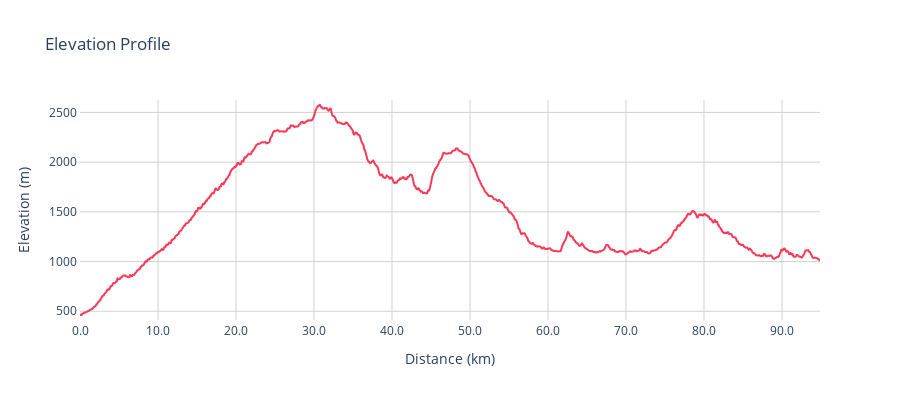

Notebook code cell kept with this figure:
### Markdown cell above
## Elevation profile

### Code cell
# Create the plot
fig = px.line(
    x=df['cum_distance_3d_km'],
    y=df['elevation'],
    title='Elevation Profile',
    labels={
        'x': 'Distance (km)',
        'y': 'Elevation (m)'
    }
)

fig.update_traces(
    line_color=colors['main'],
    line_width=2,
    fill='tonexty',
    fillcolor=f"rgba{tuple(int(colors['main'].lstrip('#')[i:i+2], 16) for i in (0, 2, 4)) + (0.1,)}",
    mode='lines',
)

fig.update_layout(
    showlegend=False,
    plot_bgcolor='white',
    width=900,
    height=400,
    hoverdistance=100,     # Maximum distance to show hover effect
    spikedistance=100,     # Maximum distance to show spike
    yaxis=dict(
        range=[df['elevation'].min() - 50, df['elevation'].max() + 50],
        tickformat='.0f',  # Format y-axis ticks to 1 decimal place
        showline=True,
        showgrid=True,
        gridcolor='lightgrey',
        showspikes=True,         # Show spike line
        spikecolor=colors['main'],
        spikesnap='data',      # Spike snaps to data points
        spikemode='across',      # Spike goes across the plot
        spikethickness=1
    ),
    xaxis=dict(
        tickformat='.1f',  # Format x-axis ticks to 2 decimal places
        showline=True,
        showgrid=True,
        gridcolor='lightgrey',
        spikemode='across',
        spikesnap='data',
        spikethickness=1,
        spikecolor=colors['main']
    ),
    yaxis_title='Elevation (m)',
    xaxis_title='Distance (km)',
)

fig.show()

### Figure 1 — Plotly figure (JSON) as saved in the notebook; plotly's stock layout.template omitted (floating-point values rounded to 4 significant figures; data arrays with more than 128 entries replaced by an {"elided": "..."} marker saying what was removed)
{"data": [{"fill": "tonexty", "fillcolor": "rgba(245, 59, 87, 0.1)", "hovertemplate": "Distance (km)=%{x}<br>Elevation (m)=%{y}<extra></extra>", "legendgroup": "", "line": {"color": "#f53b57", "dash": "solid", "width": 2}, "marker": {"symbol": "circle"}, "mode": "lines", "name": "", "showlegend": false, "type": "scattergl", "x": {"elided": "2336 float values"}, "xaxis": "x", "y": {"elided": "2336 int values"}, "yaxis": "y"}], "layout": {"height": 400, "hoverdistance": 100, "legend": {"tracegroupgap": 0}, "plot_bgcolor": "white", "showlegend": false, "spikedistance": 100, "title": {"text": "Elevation Profile"}, "width": 900, "xaxis": {"anchor": "y", "domain": [0, 1], "gridcolor": "lightgrey", "showgrid": true, "showline": true, "spikecolor": "#f53b57", "spikemode": "across", "spikesnap": "data", "spikethickness": 1, "tickformat": ".1f", "title": {"text": "Distance (km)"}}, "yaxis": {"anchor": "x", "domain": [0, 1], "gridcolor": "lightgrey", "range": [412, 2625], "showgrid": true, "showline": true, "showspikes": true, "spikecolor": "#f53b57", "spikemode": "across", "spikesnap": "data", "spikethickness": 1, "tickformat": ".0f", "title": {"text": "Elevation (m)"}}}}
